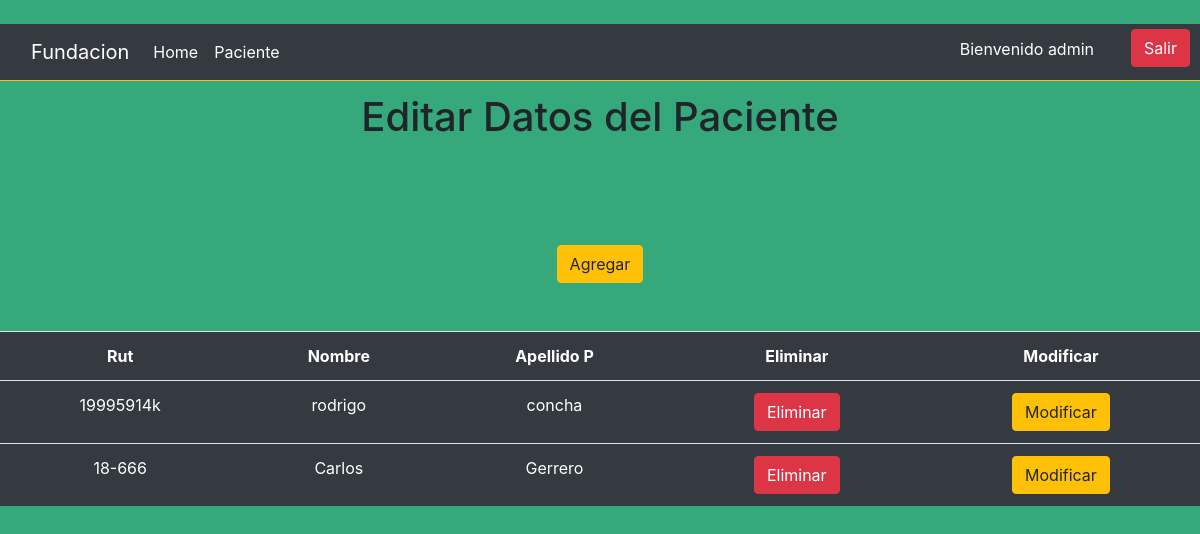
Page /fundacion/pacientes/ (signed in) on the committed database.
### alumnos/models.py (models this page shows, shortened)
class Alumno(models.Model):
    rut              = models.CharField(primary_key=True, max_length=10)
    nombre           = models.CharField(max_length=20)
    apellido_paterno = models.CharField(max_length=20)
    apellido_materno = models.CharField(max_length=20)
    fecha_nacimiento = models.DateField(blank=False, null=False)
    id_genero        = models.ForeignKey('Genero',on_delete=models.CASCADE, db_column='idGenero')
    telefono         = models.CharField(max_length=45)
    email            = models.EmailField(unique=True, max_length=100, blank=True, null=True)
    direccion        = models.CharField(max_length=50, blank=True, null=True)
    activo           = models.IntegerField()

### alumnos/views.py (the view)
# urls.py: path('pacientes/', views.paciente_list, name='paciente_list'),
@login_required
def paciente_list(request):
    alumnos = Alumno.objects.all()
    context = {'alumnos': alumnos}
    return render(request, 'alumnos/paciente_list.html', context)

### alumnos/templates/alumnos/paciente_list.html (shortened to what this page needs)
{% extends 'alumnos/base.html'  %}
{% load static %}
{% block contenido %}
    <h1>Editar Datos del Paciente</h1><br><br>
        <a href="{% url 'paciente_add' %}" class="btn btn-warning my-5"> Agregar</a>
    <table class="table container bg-dark text-white">
        {% if alumnos %}
            <th>Rut</th>
            <th>Nombre</th>
            <th>Apellido P</th>
            <th>Eliminar</th>
            <th>Modificar</th>
            {% for x in alumnos %}
                <tr>
                    <td>{{ x.rut}}
                    <td>{{ x.nombre}}
                    <td>{{ x.apellido_paterno}}
                    <td> <a href="{% url 'paciente_del' pk=x.rut %} " class="btn btn-danger">Eliminar</a>
                    <td> <a href="{% url 'paciente_findEdit' pk=x.rut %} " class="btn btn-warning">Modificar</a>
                </tr>
            {% endfor %}
        {% endif %}
    </table>
 {% endblock %}

### alumnos/templates/alumnos/base.html (shortened to what this page needs)
{% load static %}
<!DOCTYPE html>
<html lang="es">
<head>
    <link rel="stylesheet" href="{% static '/css/bootstrap.min.css'  %}">
    <link rel="stylesheet" href="{% static '/css/estilos.css'  %}">
</head>
<body>
    <nav class="navbar navbar-expand-lg bg-dark border-bottom border-warning text-white">
        <div class="container-fluid">
          <a class="navbar-brand text-white" href="{% url 'index'%}">Fundacion</a>
          <div class="collapse navbar-collapse" id="navbarNavDropdown">
            <ul class="navbar-nav">
              <li class="nav-item">
                <a class="nav-link active text-white" aria-current="page" href="{% url 'index'%}">Home</a>
              </li>
              <li class="nav-item">
                <a class="nav-link text-white" href="{% url 'paciente_list'%}">Paciente</a>
              </li>
            </ul>
            {% if request.user.is_authenticated %}
            <li class="nav-item" id="acceso">
              <p class="nav-link ">Bienvenido {{user.username}}</p>
              <a href="{% url 'salir' %}" class="btn btn-danger">Salir</a>
            </li>
            {% else  %}
            <li class="nav-item" id="acceso">
              <p class="nav-link ">Bienvenido</p>
            </li>
            {% endif %}
          </div>
        </div>
      </nav>
    {% block contenido %}
    {% endblock  %}
</body>
</html>

### alumnos/static/css/estilos.css (style rules this page uses)
body { padding: 2% 0; background: rgb(53, 168, 124); text-align: center; }
h1,form { margin-top: 1%; }
li { text-decoration: none; list-style: none; text-align: center; align-items: center; }
#acceso { position: absolute; height: 100%; top: 1px; right: 90px; display: flex; flex-direction: row; align-items: center; }
#acceso { position: absolute; top: 5px; }
#acceso a { position: absolute; top: 0; right: -80px; }
nav div ul li a { transition: all 60ms ease-in-out; }

### rows in the picture
Alumno: rut "19995914k", nombre "rodrigo", apellido_paterno "concha"
Alumno: rut "18-666", nombre "Carlos", apellido_paterno "Gerrero"

### other values in the picture
{{ user.username }} "admin"
